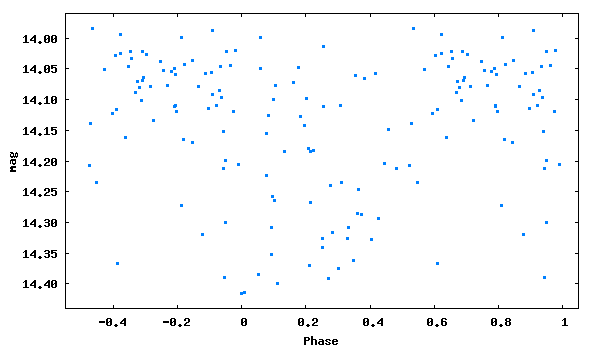

The script that saved this image:
set term png size 600,350 medium
set colors classic
set output 'phase_lc_15.png'
set xlabel 'Phase'
set ylabel 'mag'
#set title 'JDmax = 2446768.21900 + 0.3364662 x E'
set format y '%5.2f'
plot [-0.55:1.05][14.44:13.96] "phase_lc_15.dat" linecolor 3 pointtype 5 pointsize 0.3 title ""
